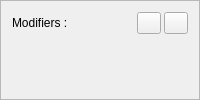
       <widget class="QFrame" name="frame_lhs">
        <property name="maximumSize">
         <size>
          <width>250</width>
          <height>16777215</height>
         </size>
        </property>
        <property name="frameShape">
         <enum>QFrame::StyledPanel</enum>
        </property>
        <property name="frameShadow">
         <enum>QFrame::Sunken</enum>
        </property>
        <layout class="QVBoxLayout" name="verticalLayout">
         <item>
          <layout class="QHBoxLayout" name="horizontalLayout">
           <property name="spacing">
            <number>3</number>
           </property>
           <item>
            <widget class="QLabel" name="label">
             <property name="text">
              <string>Modifiers :</string>
             </property>
            </widget>
           </item>
           <item>
            <spacer name="horizontalSpacer">
             <property name="orientation">
              <enum>Qt::Horizontal</enum>
             </property>
             <property name="sizeHint" stdset="0">
              <size>
               <width>40</width>
               <height>20</height>
              </size>
             </property>
            </spacer>
           </item>
           <item>
            <widget class="QPushButton" name="pushButton_add_modifier">
             <property name="maximumSize">
              <size>
               <width>24</width>
               <height>16777215</height>
              </size>
             </property>
             <property name="text">
              <string/>
             </property>
            </widget>
           </item>
           <item>
            <widget class="QPushButton" name="pushButton_delete_modifier">
             <property name="maximumSize">
              <size>
               <width>24</width>
               <height>16777215</height>
              </size>
             </property>
             <property name="text">
              <string/>
             </property>
            </widget>
           </item>
          </layout>
         </item>
         <item>
          <widget class="ModifiersArea" name="widget" native="true">
           <property name="sizePolicy">
            <sizepolicy hsizetype="Preferred" vsizetype="Expanding">
             <horstretch>0</horstretch>
             <verstretch>0</verstretch>
            </sizepolicy>
           </property>
          </widget>
         </item>
        </layout>
       </widget>
